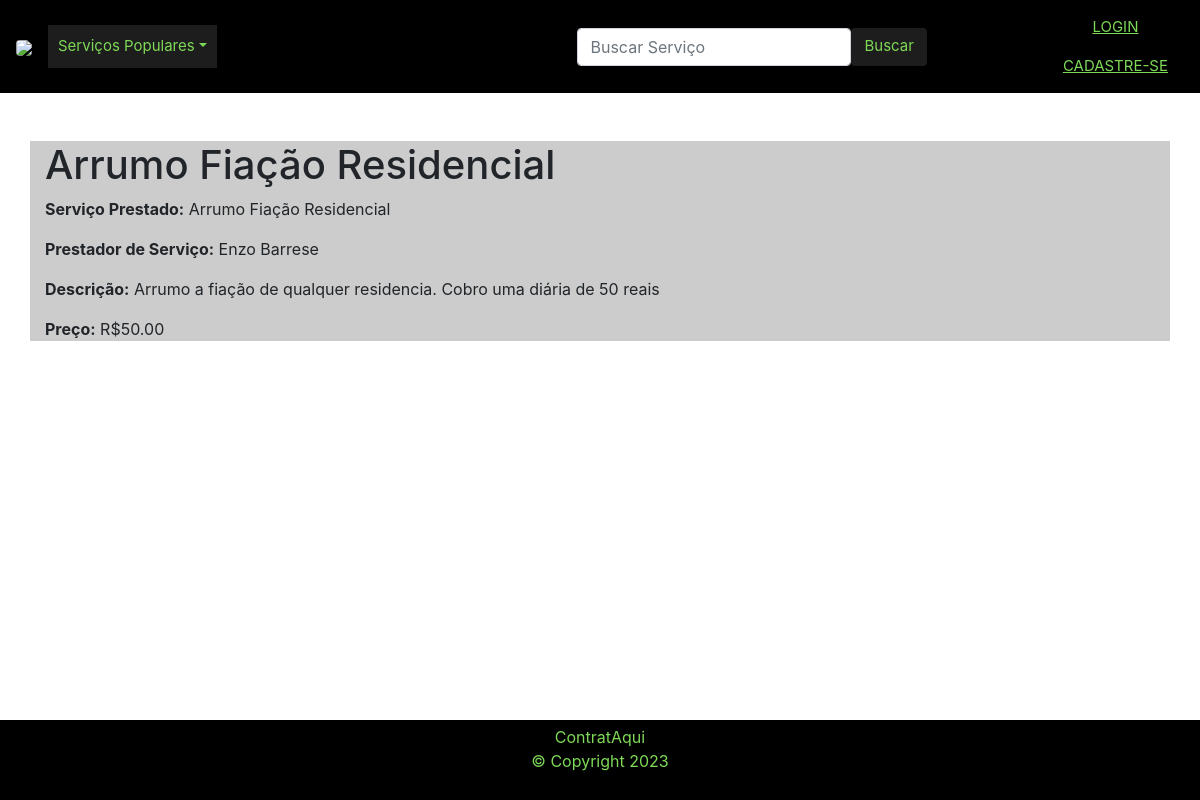
The page /servico/5/ on the database its author committed.
### site_final/models.py (models this page shows, shortened)
class Servico(models.Model):
    nome = models.CharField(max_length=100)
    descricao = models.TextField()
    autor = models.ForeignKey(User, on_delete=models.CASCADE)
    categoria = models.ForeignKey(Categoria, on_delete=models.CASCADE)
    subcategoria = models.ForeignKey(SubCategoria, on_delete=models.CASCADE)
    preco = models.DecimalField(max_digits=6, decimal_places=2, default=0.0)

### site_final/views.py (the view)
# urls.py: path('servico/<int:pk>/', ServicoDetailView.as_view(), name='servico-detail'),
class ServicoDetailView(DetailView):
    model = Servico
    template_name = 'servico/servico_detail.html'
    context_object_name = 'servico'
    def get_context_data(self, *args, **kwargs):
        list_types = Categoria.objects.all()
        context = super(ServicoDetailView,self).get_context_data( *args, **kwargs)
        context["list_types"] = list_types
        return context

### site_final/context_processors.py (called while the page is built)
def categorias(request):
    categorias = Categoria.objects.all()
    print(categorias)  # Adicione esta linha
    return {'list_types': categorias}

### site_final/models.py (called while the page is built)
    def __str__(self):
        return self.nome

### site_final/templates/servico/servico_detail.html (shortened to what this page needs)
<!DOCTYPE html>
<html lang="en">
<head>
</head>
<body>
    {% extends 'base.html' %}
    {% block content %}
        <h1>{{ servico.nome }}</h1>
        <p><strong>Serviço Prestado:</strong> {{ servico.nome }}</p>
        <p><strong>Prestador de Serviço:</strong> {{ servico.autor.first_name }} {{ servico.autor.last_name }}</p>
        <p><strong>Descrição:</strong> {{ servico.descricao }}</p>
        <p><strong>Preço:</strong> R${{ servico.preco }}</p>
    {% endblock %}

### rows shown on the page
Servico: nome "Arrumo Fiação Residencial", autor.first_name "Enzo", autor.last_name "Barrese", descricao "Arrumo a fiação de qualquer residencia. Cobro uma diária de 50 reais", preco "50.00"
